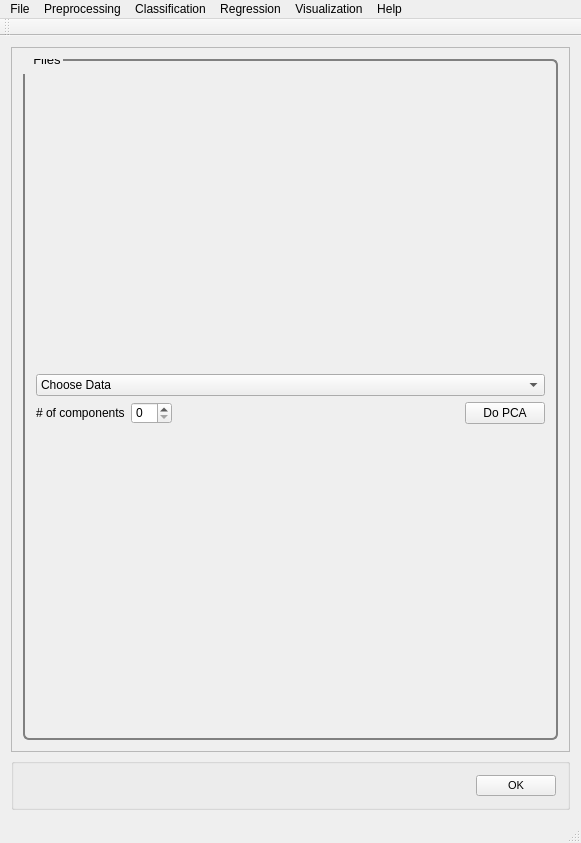
<?xml version="1.0" encoding="UTF-8"?>
<ui version="4.0">
 <class>MainWindow</class>
 <widget class="QMainWindow" name="MainWindow">
  <property name="geometry">
   <rect>
    <x>0</x>
    <y>0</y>
    <width>581</width>
    <height>843</height>
   </rect>
  </property>
  <property name="windowTitle">
   <string>PYSAT</string>
  </property>
  <widget class="QWidget" name="centralWidget">
   <layout class="QVBoxLayout" name="verticalLayout_9">
    <item>
     <widget class="QScrollArea" name="scrollArea">
      <property name="widgetResizable">
       <bool>true</bool>
      </property>
      <widget class="QWidget" name="scrollAreaWidgetContents_2">
       <property name="geometry">
        <rect>
         <x>0</x>
         <y>0</y>
         <width>561</width>
         <height>721</height>
        </rect>
       </property>
       <property name="font">
        <font>
         <pointsize>8</pointsize>
        </font>
       </property>
       <property name="styleSheet">
        <string notr="true">QGroupBox {
  border: 2px solid gray;
  border-radius: 6px;
  margin-top: 0.5em;
}

QGroupBox::title {

  padding-top: -14px;
  padding-left: 8px;
}
</string>
       </property>
       <layout class="QVBoxLayout" name="verticalLayout_8">
        <item>
         <widget class="QGroupBox" name="pca">
          <property name="font">
           <font>
            <pointsize>10</pointsize>
           </font>
          </property>
          <property name="title">
           <string>Files</string>
          </property>
          <layout class="QVBoxLayout" name="verticalLayout">
           <item>
            <layout class="QVBoxLayout" name="pca_vlayout">
             <item>
              <widget class="QComboBox" name="pca_choose_data">
               <item>
                <property name="text">
                 <string>Choose Data</string>
                </property>
               </item>
               <item>
                <property name="text">
                 <string>Known Data</string>
                </property>
               </item>
              </widget>
             </item>
             <item>
              <layout class="QHBoxLayout" name="pca_hlayout">
               <item>
                <widget class="QLabel" name="pca_nc_label">
                 <property name="text">
                  <string># of components</string>
                 </property>
                </widget>
               </item>
               <item>
                <widget class="QSpinBox" name="pca_nc"/>
               </item>
               <item>
                <spacer name="pca_spacer">
                 <property name="orientation">
                  <enum>Qt::Horizontal</enum>
                 </property>
                 <property name="sizeHint" stdset="0">
                  <size>
                   <width>40</width>
                   <height>20</height>
                  </size>
                 </property>
                </spacer>
               </item>
               <item>
                <widget class="QPushButton" name="pca_button">
                 <property name="text">
                  <string>Do PCA</string>
                 </property>
                </widget>
               </item>
              </layout>
             </item>
            </layout>
           </item>
          </layout>
         </widget>
        </item>
       </layout>
      </widget>
     </widget>
    </item>
    <item>
     <widget class="QGroupBox" name="OK">
      <layout class="QHBoxLayout" name="ok">
       <item>
        <spacer name="horizontalSpacer_5">
         <property name="orientation">
          <enum>Qt::Horizontal</enum>
         </property>
         <property name="sizeHint" stdset="0">
          <size>
           <width>40</width>
           <height>20</height>
          </size>
         </property>
        </spacer>
       </item>
       <item>
        <widget class="QPushButton" name="okButton">
         <property name="font">
          <font>
           <pointsize>8</pointsize>
          </font>
         </property>
         <property name="mouseTracking">
          <bool>false</bool>
         </property>
         <property name="text">
          <string>OK</string>
         </property>
        </widget>
       </item>
      </layout>
     </widget>
    </item>
   </layout>
  </widget>
  <widget class="QToolBar" name="mainToolBar">
   <attribute name="toolBarArea">
    <enum>TopToolBarArea</enum>
   </attribute>
   <attribute name="toolBarBreak">
    <bool>false</bool>
   </attribute>
  </widget>
  <widget class="QStatusBar" name="statusBar"/>
  <widget class="QMenuBar" name="menuBar">
   <property name="geometry">
    <rect>
     <x>0</x>
     <y>0</y>
     <width>581</width>
     <height>21</height>
    </rect>
   </property>
   <widget class="QMenu" name="menuFile">
    <property name="title">
     <string>File</string>
    </property>
    <addaction name="actionLoad_Refence_Data"/>
    <addaction name="actionLoad_Unknown_Data"/>
    <addaction name="actionSet_output_location"/>
    <addaction name="separator"/>
    <addaction name="actionSave_Current_Plots"/>
    <addaction name="actionSave_Current_Data"/>
    <addaction name="separator"/>
    <addaction name="actionCreate_New_Workflow"/>
    <addaction name="actionSave_Current_Workflow"/>
    <addaction name="separator"/>
    <addaction name="actionExit"/>
   </widget>
   <widget class="QMenu" name="menuPreprocessing">
    <property name="title">
     <string>Preprocessing</string>
    </property>
    <widget class="QMenu" name="menuBaseline_Removal">
     <property name="title">
      <string>Baseline Removal</string>
     </property>
     <addaction name="actionALS"/>
     <addaction name="actionDietrich"/>
     <addaction name="actionPolyFit"/>
     <addaction name="actionAirPLS"/>
     <addaction name="actionFABC"/>
     <addaction name="actionKK"/>
     <addaction name="actionMario"/>
     <addaction name="actionMedian"/>
     <addaction name="actionRubberband"/>
     <addaction name="actionUndecimated_Wavelet"/>
    </widget>
    <widget class="QMenu" name="menuCalibration_Transfer">
     <property name="title">
      <string>Calibration Transfer</string>
     </property>
     <addaction name="actionRatio"/>
     <addaction name="actionTommy_s_Methgod"/>
     <addaction name="actionPiecewise_Direct_Standardization"/>
     <addaction name="actionOthers_3"/>
    </widget>
    <addaction name="actionNormalization"/>
    <addaction name="actionNoise_Reduction"/>
    <addaction name="actionApply_Mask"/>
    <addaction name="actionInterpolate"/>
    <addaction name="actionInstrument_Response"/>
    <addaction name="menuBaseline_Removal"/>
    <addaction name="menuCalibration_Transfer"/>
    <addaction name="actionICA_2"/>
    <addaction name="actionPCA_2"/>
   </widget>
   <widget class="QMenu" name="menuRegression">
    <property name="title">
     <string>Regression</string>
    </property>
    <addaction name="actionCross_Validation"/>
    <addaction name="actionTrain"/>
    <addaction name="actionPredict"/>
    <addaction name="actionCreate_N_Folds"/>
    <addaction name="actionCreate_Test_Folds"/>
    <addaction name="actionSubmodel_Ranges"/>
   </widget>
   <widget class="QMenu" name="menuHelp">
    <property name="title">
     <string>Help</string>
    </property>
    <addaction name="actionIndex"/>
    <addaction name="actionContent_2"/>
    <addaction name="separator"/>
    <addaction name="actionAbout"/>
    <addaction name="actionAbout_QtCreator"/>
   </widget>
   <widget class="QMenu" name="menuClassification">
    <property name="title">
     <string>Classification</string>
    </property>
    <widget class="QMenu" name="menuSupervised">
     <property name="title">
      <string>Supervised</string>
     </property>
     <addaction name="actionPLS_DA"/>
     <addaction name="actionSIMCA"/>
    </widget>
    <widget class="QMenu" name="menuClustering">
     <property name="title">
      <string>Clustering</string>
     </property>
     <addaction name="actionK_means"/>
     <addaction name="actionHierarchical_2"/>
    </widget>
    <addaction name="menuSupervised"/>
    <addaction name="menuClustering"/>
   </widget>
   <widget class="QMenu" name="menuVisualization">
    <property name="title">
     <string>Visualization</string>
    </property>
    <addaction name="actionLine_Plot"/>
    <addaction name="action1_to_1_Plot"/>
    <addaction name="actionScatter_Plot"/>
   </widget>
   <addaction name="menuFile"/>
   <addaction name="menuPreprocessing"/>
   <addaction name="menuClassification"/>
   <addaction name="menuRegression"/>
   <addaction name="menuVisualization"/>
   <addaction name="menuHelp"/>
  </widget>
  <action name="actionLoad_Refence_Data">
   <property name="text">
    <string>Load Refence Data</string>
   </property>
  </action>
  <action name="actionLoad_Unknown_Data">
   <property name="text">
    <string>Load Unknown Data</string>
   </property>
  </action>
  <action name="actionSave_Current_Workflow">
   <property name="text">
    <string>Save Current Workflow</string>
   </property>
  </action>
  <action name="actionSave_Current_Plots">
   <property name="text">
    <string>Save Current Plots</string>
   </property>
  </action>
  <action name="actionSave_Current_Data">
   <property name="text">
    <string>Save Current Data</string>
   </property>
  </action>
  <action name="actionCreate_New_Workflow">
   <property name="text">
    <string>Create New Workflow</string>
   </property>
  </action>
  <action name="actionNoise_Reduction">
   <property name="text">
    <string>Noise Reduction</string>
   </property>
  </action>
  <action name="actionApply_Mask">
   <property name="text">
    <string>Apply Mask</string>
   </property>
  </action>
  <action name="actionInterpolate">
   <property name="text">
    <string>Interpolate (unknown to known)</string>
   </property>
  </action>
  <action name="actionInstrument_Response">
   <property name="text">
    <string>Instrument Response</string>
   </property>
  </action>
  <action name="actionALS">
   <property name="text">
    <string>ALS</string>
   </property>
  </action>
  <action name="actionDietrich">
   <property name="text">
    <string>Dietrich</string>
   </property>
  </action>
  <action name="actionPolyFit">
   <property name="text">
    <string>PolyFit</string>
   </property>
  </action>
  <action name="actionAirPLS">
   <property name="text">
    <string>AirPLS</string>
   </property>
  </action>
  <action name="actionFABC">
   <property name="text">
    <string>FABC</string>
   </property>
  </action>
  <action name="actionKK">
   <property name="text">
    <string>KK</string>
   </property>
  </action>
  <action name="actionMario">
   <property name="text">
    <string>Mario</string>
   </property>
  </action>
  <action name="actionMedian">
   <property name="text">
    <string>Median</string>
   </property>
  </action>
  <action name="actionRubberband">
   <property name="text">
    <string>Rubberband</string>
   </property>
  </action>
  <action name="actionUndecimated_Wavelet">
   <property name="text">
    <string>Undecimated Wavelet</string>
   </property>
  </action>
  <action name="actionRatio">
   <property name="text">
    <string>Ratio</string>
   </property>
  </action>
  <action name="actionTommy_s_Methgod">
   <property name="text">
    <string>Tommy's Method</string>
   </property>
  </action>
  <action name="actionPiecewise_Direct_Standardization">
   <property name="text">
    <string>Piecewise Direct Standardization</string>
   </property>
  </action>
  <action name="actionPCA">
   <property name="text">
    <string>PCA</string>
   </property>
  </action>
  <action name="actionICA">
   <property name="text">
    <string>ICA</string>
   </property>
  </action>
  <action name="actionK_Means">
   <property name="text">
    <string>K-Means</string>
   </property>
  </action>
  <action name="actionHierarchical">
   <property name="text">
    <string>Hierarchical</string>
   </property>
  </action>
  <action name="actionOthers">
   <property name="text">
    <string>Others...</string>
   </property>
  </action>
  <action name="actionOthers_2">
   <property name="text">
    <string>Others...</string>
   </property>
  </action>
  <action name="actionOthers_3">
   <property name="text">
    <string>Others...</string>
   </property>
  </action>
  <action name="actionPLS">
   <property name="text">
    <string>PLS</string>
   </property>
  </action>
  <action name="actionSM_PLS">
   <property name="text">
    <string>SM-PLS</string>
   </property>
  </action>
  <action name="actionICA_Regression">
   <property name="text">
    <string>ICA Regression</string>
   </property>
  </action>
  <action name="actionGaussian_Process">
   <property name="text">
    <string>Gaussian Process</string>
   </property>
  </action>
  <action name="actionMLP">
   <property name="text">
    <string>MLP</string>
   </property>
  </action>
  <action name="actionSVM">
   <property name="text">
    <string>SVM</string>
   </property>
  </action>
  <action name="actionOthers_4">
   <property name="text">
    <string>Others...</string>
   </property>
  </action>
  <action name="actionOthers_5">
   <property name="text">
    <string>Others...</string>
   </property>
  </action>
  <action name="actionIndex">
   <property name="text">
    <string>Index</string>
   </property>
  </action>
  <action name="actionContent_2">
   <property name="text">
    <string>Content</string>
   </property>
  </action>
  <action name="actionAbout">
   <property name="text">
    <string>About...</string>
   </property>
  </action>
  <action name="actionAbout_QtCreator">
   <property name="text">
    <string>About Qt...</string>
   </property>
  </action>
  <action name="actionExit">
   <property name="text">
    <string>Exit</string>
   </property>
  </action>
  <action name="actionNormalization">
   <property name="text">
    <string>Normalization</string>
   </property>
  </action>
  <action name="actionICA_2">
   <property name="text">
    <string>ICA</string>
   </property>
  </action>
  <action name="actionPCA_2">
   <property name="text">
    <string>PCA</string>
   </property>
  </action>
  <action name="actionPLS_DA">
   <property name="text">
    <string>PLS-DA</string>
   </property>
  </action>
  <action name="actionSIMCA">
   <property name="text">
    <string>SIMCA</string>
   </property>
  </action>
  <action name="actionK_means">
   <property name="text">
    <string>K-means</string>
   </property>
  </action>
  <action name="actionHierarchical_2">
   <property name="text">
    <string>Hierarchical</string>
   </property>
  </action>
  <action name="actionCross_Validation">
   <property name="text">
    <string>Cross Validation</string>
   </property>
  </action>
  <action name="actionTrain">
   <property name="text">
    <string>Train</string>
   </property>
  </action>
  <action name="actionPredict">
   <property name="text">
    <string>Predict</string>
   </property>
  </action>
  <action name="actionLine_Plot">
   <property name="text">
    <string>Line Plot</string>
   </property>
  </action>
  <action name="action1_to_1_Plot">
   <property name="text">
    <string>1 to 1 Plot</string>
   </property>
  </action>
  <action name="actionScatter_Plot">
   <property name="text">
    <string>Scatter Plot</string>
   </property>
  </action>
  <action name="actionSet_output_location">
   <property name="text">
    <string>Output Location</string>
   </property>
  </action>
  <action name="actionCreate_N_Folds">
   <property name="text">
    <string>Create N Folds</string>
   </property>
  </action>
  <action name="actionCreate_Test_Folds">
   <property name="text">
    <string>Create Test Folds</string>
   </property>
  </action>
  <action name="actionSubmodel_Ranges">
   <property name="text">
    <string>Submodel Ranges</string>
   </property>
  </action>
 </widget>
 <layoutdefault spacing="6" margin="11"/>
 <resources/>
 <connections/>
</ui>
